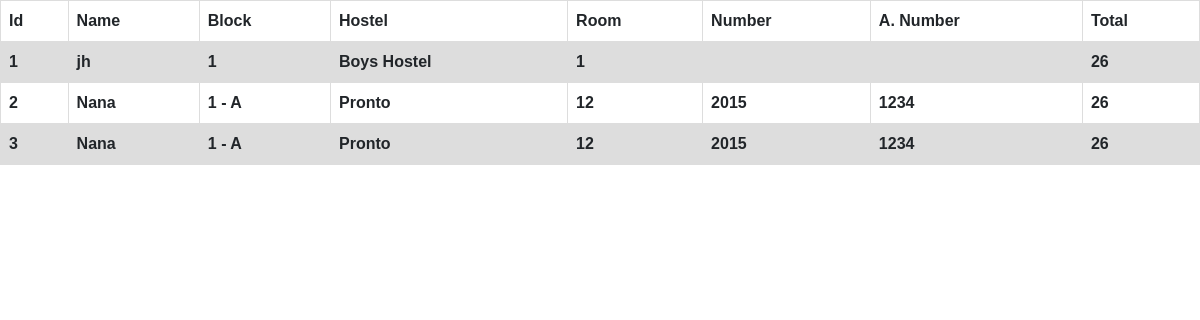
The app's page /deliveryportal, older data.
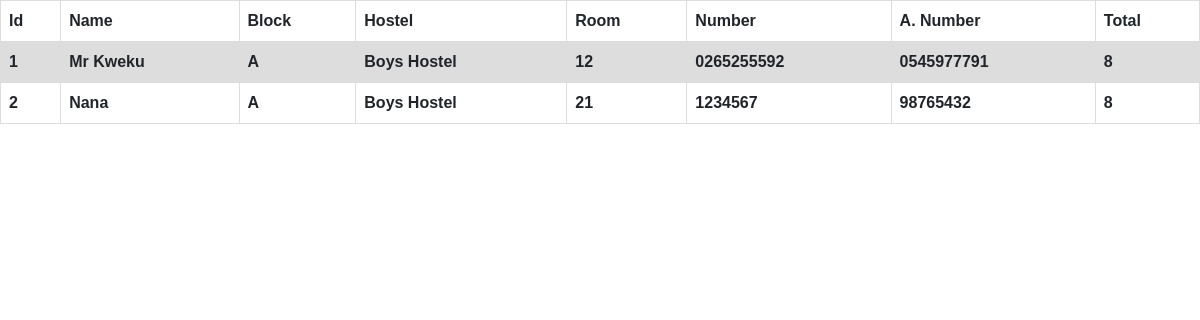
The same page, newer data.
### app.py (models this page shows, shortened)
class Order(db.Model):
    id = db.Column(db.Integer, primary_key=True)
    name = db.Column(db.String(200))
    room = db.Column(db.Integer)
    pNumber = db.Column(db.String(10))
    aNumber = db.Column(db.String(10))
    hostel = db.Column(db.String(100))
    food = db.Column(db.String(1000))
    quantity = db.Column(db.Integer)
    status = db.Column(db.Integer)
    block = db.Column(db.String(100))
    total = db.Column(db.String(10))
    date_created = db.Column(db.DateTime, default=datetime.utcnow)

### app.py (the view)
@app.route('/deliveryportal')
def deliveryportal():
    all_orders = Order.query.order_by(Order.date_created).all()
    return render_template('deliveryportal.html', all_orders=all_orders)

### templates/deliveryportal.html (shortened to what this page needs)
        {% extends 'base.html' %}
        {% block head %}
        <link rel="stylesheet" href="{{ url_for('static', filename='css/table.css')}}">
        {% endblock %}
        {% block body %}
        <table>
            <tr>
                <th>Id</th>
                <th>Name</th>
                <th>Block</th>
                <th>Hostel</th>
                <th>Room</th>
                <th>Number</th>
                <th>A. Number</th>
                <th>Total</th>
            </tr>
            {% for order in all_orders %}
            <tr>
                <th>{{ order.id }}</th>
                <th>{{ order.name }}</th>
                <th>{{ order.block }}</th>
                <th>{{ order.hostel }}</th>
                <th>{{order.room}}</th>
                <th>{{order.pNumber}}</th>
                <th>{{order.aNumber}}</th>
                <th>{{order.total}}</th>
            </tr>
            {% endfor %}
            </table>
        {% endblock %}

### templates/base.html (shortened to what this page needs)
<!DOCTYPE html>
    <head>
        <link rel="stylesheet" href="https://stackpath.bootstrapcdn.com/bootstrap/4.3.1/css/bootstrap.min.css">
        {% block head %}{% endblock %}
    </head>
    <body>
{% block body %}{% endblock %}
    </body>
</html>

### static/css/table.css (style rules this page uses)
table { font-family: arial, sans-serif; border-collapse: collapse; width: 100%; }
td, th { border: 1px solid #dddddd; text-align: left; padding: 8px; }
tr:nth-child(even) { background-color: #dddddd; }

Row changes from the older to the newer data that the page shows:
removed Order: id "3", name "Nana", block "1 - A", hostel "Pronto", room "12", pNumber "2015", aNumber "1234", total "26"
changed Order id 1: name "jh" → "Mr Kweku"; block "1" → "A"; room "1" → "12"; pNumber (not shown) → "0265255592"; aNumber (not shown) → "0545977791"; total "26" → "8"
changed Order "Nana": block "1 - A" → "A"; hostel "Pronto" → "Boys Hostel"; room "12" → "21"; pNumber "2015" → "1234567"; aNumber "1234" → "98765432"; total "26" → "8"
